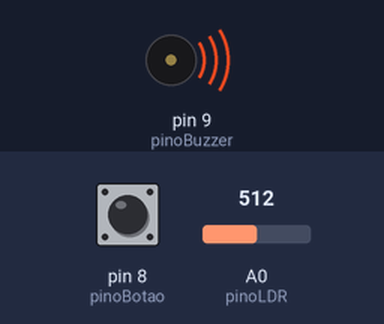
Bench run of a sketch on a simulated Arduino Uno, built with avr-gcc and run on an emulated ATmega328P. On the bench: buzzer (waves = sounding). The inputs (shaded band) are chosen by the test bench; at power-on: pin 8 (pinoBotao) HIGH, A0 (pinoLDR) = 512. What the sketch prints to the serial monitor is not drawn.

Above: at 0.1 s.
Timing chart, 0 to 1.6 s (numbered marks = the images above):
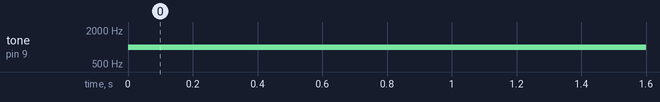

Measured:
- by itself, tone on pin 9 (pinoBuzzer): silent → 1000 Hz at 0.00 s

The sketch:

missao_impossivel.ino
```cpp
const int pinoLDR = A0 ;
const int pinoBuzzer = 9 ;
const int pinoBotao = 8 ;

int leituraLDR = 0 ;
int leituraBotao ;

void setup() {
  // Inicia e configura a Serial
  Serial.begin(9600); // 9600bps

  pinMode(pinoLDR, INPUT) ;
  pinMode(pinoBuzzer, OUTPUT) ;
  pinMode(pinoBotao, INPUT_PULLUP) ;
}

void loop() {

  leituraLDR = analogRead(pinoLDR) ;
  leituraBotao = digitalRead(pinoBotao) ;


  // imprime valor lido pelo arduino (0 a 1023)
  Serial.print("Leitura: ");
  Serial.print(leituraLDR);
  Serial.print("\t"); // tabulacao
  Serial.print("Botao: ");
  Serial.print(leituraBotao);

  Serial.println(); // nova linha


  if(leituraLDR <= 970) {
    tone(pinoBuzzer, 1000) ;
  } else if(leituraBotao == LOW) {
    noTone(pinoBuzzer) ;
  }
  delay(100) ;

}
```
